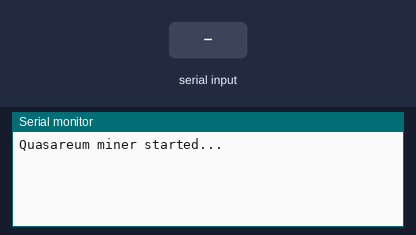
Recording of a sketch running on a simulated Arduino Uno, built with avr-gcc and run on an emulated ATmega328P. Shown: the last lines printed to the serial monitor. The inputs (shaded band) are chosen by the test bench. Random numbers use the default seed unless the sketch sets one.

Above: at 1.2 s.
1.3 s: "solutions\n" received over Serial
At 2.0 s:
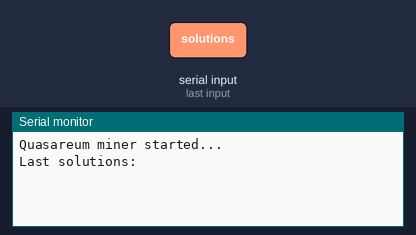
2.8 s: "rate\n" received over Serial
At 3.1 s:
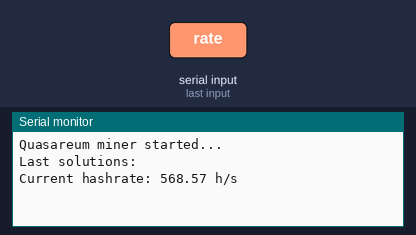
4.3 s: "addr 90\n" received over Serial
At 5.4 s:
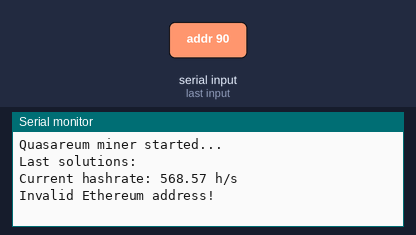

Measured:
- after the input at 1.3 s, the serial monitor: prints a new line at once (image 1)
- after the input at 2.8 s, the serial monitor: prints a new line at once (image 2)
- after the input at 4.3 s, the serial monitor: prints a new line at once (image 3)

The sketch:

miner_arduino.ino
```cpp
#include <Arduino.h>
#include <EEPROM.h>
#include <string.h>

bool hexCharToByte(char c, uint8_t &out) {
  if (c >= '0' && c <= '9') { out = c - '0'; return true; }
  if (c >= 'a' && c <= 'f') { out = c - 'a' + 10; return true; }
  if (c >= 'A' && c <= 'F') { out = c - 'A' + 10; return true; }
  return false;
}

bool parseEthereumAddress(const char* addrStr, uint8_t out[20]) {
  if (strlen(addrStr) != 42 || addrStr[0] != '0' || addrStr[1] != 'x') return false;
  for (int i = 0; i < 40; i += 2) {
    uint8_t hi, lo;
    if (!hexCharToByte(addrStr[2 + i], hi)) return false;
    if (!hexCharToByte(addrStr[2 + i + 1], lo)) return false;
    out[i / 2] = (hi << 4) | lo;
  }
  return true;
}

uint32_t quasareumHash(const uint8_t address[20], const char* input) {
  const uint64_t OFFSET = 0xcbf29ce484222325ULL;
  const uint64_t FNV_PRIME = 0x100000001b3ULL;
  const uint64_t MIX_A = 0xbf58476d1ce4e5b9ULL;
  const uint64_t MIX_B = 0x94d049bb133111ebULL;
  uint64_t h = OFFSET;
  for (int i = 0; i < 20; i++) {
    h ^= (uint64_t)address[i];
    h *= FNV_PRIME;
  }
  for (int i = 0; input[i] != '\0'; i++) {
    h ^= (uint64_t)(uint8_t)input[i];
    h *= FNV_PRIME;
  }
  int total_len = 20 + strlen(input);
  h ^= (uint64_t)total_len;
  h ^= (h >> 30);
  h *= MIX_A;
  h ^= (h >> 27);
  h *= MIX_B;
  h ^= (h >> 31);
  const uint64_t M = 1000000ULL;
  uint64_t hi = M >> 32;
  uint64_t lo = M & 0xFFFFFFFFULL;
  uint64_t h_hi = h >> 32;
  uint64_t h_lo = h & 0xFFFFFFFFULL;
  uint64_t part1 = h_hi * hi;
  uint64_t part2 = (h_hi * lo) >> 32;
  uint64_t part3 = (h_lo * hi) >> 32;
  uint64_t reduced = part1 + part2 + part3 + 1;
  return (uint32_t)reduced;
}

char charset[] = "abcdefghijklmnopqrstuvwxyzABCDEFGHIJKLMNOPQRSTUVWXYZ0123456789";
int charsetLen = sizeof(charset) - 1;

String randomSolution(int length) {
  String s = "";
  for (int i = 0; i < length; i++) {
    s += charset[random(charsetLen)];
  }
  return s;
}

struct Solution {
  char text[9];
  uint32_t hash;
};

const int MAX_SOLUTIONS = 20;
Solution foundSolutions[MAX_SOLUTIONS];
int solutionIndex = 0;
int solutionCount = 0;

void loadSolutions() {
  EEPROM.get(0, foundSolutions);
  EEPROM.get(sizeof(foundSolutions), solutionIndex);
  EEPROM.get(sizeof(foundSolutions) + sizeof(solutionIndex), solutionCount);
  if (solutionIndex < 0 || solutionIndex >= MAX_SOLUTIONS) solutionIndex = 0;
  if (solutionCount < 0 || solutionCount > MAX_SOLUTIONS) solutionCount = 0;
}

void saveSolutions() {
  EEPROM.put(0, foundSolutions);
  EEPROM.put(sizeof(foundSolutions), solutionIndex);
  EEPROM.put(sizeof(foundSolutions) + sizeof(solutionIndex), solutionCount);
}

void addSolution(const String &sol, uint32_t h) {
  memset(foundSolutions[solutionIndex].text, 0, 9);
  sol.substring(0, 8).toCharArray(foundSolutions[solutionIndex].text, 9);
  foundSolutions[solutionIndex].hash = h;
  solutionIndex = (solutionIndex + 1) % MAX_SOLUTIONS;
  if (solutionCount < MAX_SOLUTIONS) solutionCount++;
  saveSolutions();
}

void printSolutions() {
  Serial.println("Last solutions:");
  for (int i = 0; i < solutionCount; i++) {
    int idx = (solutionIndex - 1 - i + MAX_SOLUTIONS) % MAX_SOLUTIONS;
    Serial.print("  ");
    Serial.print(foundSolutions[idx].text);
    Serial.print(" -> ");
    Serial.println(foundSolutions[idx].hash);
  }
}

char addrStr[43] = "0x0000000000000000000000000000000000000000";
uint8_t addr[20];
const uint32_t target = 992199;
unsigned long count = 0;
unsigned long startTime;

void setup() {
  Serial.begin(115200);
  loadSolutions();
  if (!parseEthereumAddress(addrStr, addr)) {
    Serial.println("Invalid Ethereum address!");
    while (true);
  }
  Serial.println("Quasareum miner started...");
  startTime = millis();
}

void loop() {
  String sol = randomSolution(8);
  uint32_t h = quasareumHash(addr, sol.c_str());
  count++;
  if (h == target) {
    Serial.print("[FOUND] Solution=");
    Serial.print(sol);
    Serial.print(" -> ");
    Serial.println(h);
    addSolution(sol, h);
  }

  if (count % 5000 == 0) {
    unsigned long elapsed = millis() - startTime;
    float speed = (count * 1000.0) / elapsed;
    Serial.print("Checked ");
    Serial.print(count);
    Serial.print(" hashes, speed = ");
    Serial.print(speed);
    Serial.println(" h/s");
  }

  if (Serial.available()) {
    String cmd = Serial.readStringUntil('\n');
    cmd.trim();

    if (cmd == "solutions") {
      printSolutions();
    } else if (cmd == "rate") {
      unsigned long elapsed = millis() - startTime;
      float speed = (count * 1000.0) / elapsed;
      Serial.print("Current hashrate: ");
      Serial.print(speed);
      Serial.println(" h/s");
    } else if (cmd == "clear") {
      for (int i = 0; i < EEPROM.length(); i++) {
        EEPROM.write(i, 0xFF);
      }
      solutionIndex = 0;
      solutionCount = 0;
      Serial.println("EEPROM cleared, solutions reset!");
    } else if (cmd.startsWith("addr ")) {
      String newAddr = cmd.substring(5);
      newAddr.trim();
      if (parseEthereumAddress(newAddr.c_str(), addr)) {
        newAddr.toCharArray(addrStr, sizeof(addrStr));
        Serial.print("New address set: ");
        Serial.println(newAddr);
        count = 0;
        startTime = millis();
      } else {
        Serial.println("Invalid Ethereum address!");
      }
    }
  }
}
```
